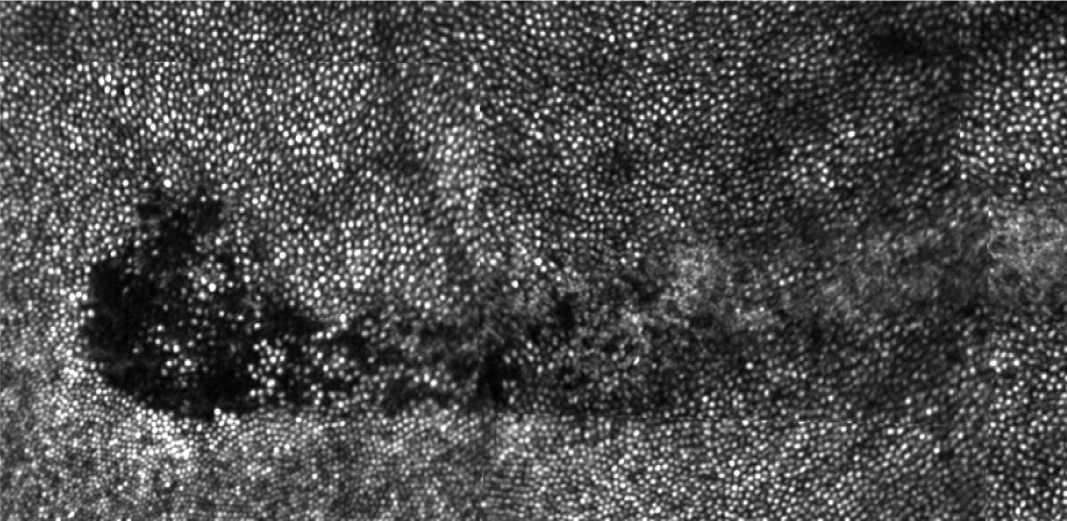
#> input picture invivo_b.png, 4267 x 2083 px (shown at 1/4 size); its folder holds only this picture in this run
$ python StripRegistrar.py   (Python 2 division)   (older library calls are emulated)
#> lines starting #> are read from the running program, lines starting #| are printed output that depends on the picture
import numpy as np
from matplotlib import pyplot as plt
from scipy.signal import correlate2d,convolve2d,fftconvolve
from scipy.misc import imread
import sys
from octopod import utils
from time import sleep
import logging
logging.basicConfig(level='INFO')


class StripRegistrar:
    def __init__(self,ref,strip_width=1,do_plots=False):
        """Strips must be horizontal. If the strips to be registered are vertical,
        make sure to transpose before running this, and then transpose back when
        you're done."""
        self.ref = ref
        self.strip_width = strip_width
        self.rsy,self.rsx = self.ref.shape
        self.do_plots = do_plots
        self.strips = []
        self.y1s = []
        self.y2s = []
        self.x1s = []
        self.x2s = []
        self.layers = []
        self.corrs = []
        self.current_layer = 0
        self.logger = logging.getLogger(__name__)
        self.logger.info('Creating StripRegistrar object.')

    def add(self,im,xmax=None,ymax=None):
        y1s,y2s,yshifts,xshifts,corrs = self.get_reg_info(im,xmax=xmax,ymax=ymax)
        self.strips = self.strips + [im[y1:y2,:] for y1,y2 in zip(y1s,y2s)]
        self.y1s = self.y1s + yshifts
        self.y2s = self.y2s + [ytemp + self.strip_width for ytemp in yshifts]
        self.x1s = self.x1s + xshifts
        self.x2s = self.x2s + [xtemp + im.shape[1] for xtemp in xshifts]
        self.layers = self.layers + [self.current_layer]*len(y1s)
        self.corrs = self.corrs + corrs
        self.current_layer = self.current_layer + 1

    def render(self,corr_percentile=50):
        corr_thresh = np.percentile(self.corrs,corr_percentile)
        self.logger.info('render: correlation threshold: %0.2f'%corr_thresh)
        valid_idx = np.where(self.corrs>=corr_thresh)

        def valid(lst):
            return [item for item,corr in zip(lst,self.corrs) if corr>=corr_thresh]

        y1s = valid(self.y1s)
        y2s = valid(self.y2s)
        x1s = valid(self.x1s)
        x2s = valid(self.x2s)
        strips = valid(self.strips)

        yoffset = -np.min(y1s)
        xoffset = -np.min(x1s)

        y1s = [y1-np.min(y1s) for y1 in y1s]
        y2s = [y1 + s.shape[0] for y1,s in zip(y1s,strips)]

        x1s = [x1-np.min(x1s) for x1 in x1s]
        x2s = [x1 + s.shape[1] for x1,s in zip(x1s,strips)]

        if yoffset>=0:
            # all strips are below top of reference
            ry1 = 0
            ry2 = self.rsy
            outsy = max(np.max(y2s)+yoffset,ry2)
        if xoffset>=0:
            # all strips are to the right of reference
            rx1 = 0
            rx2 = self.rsx
            outsx = max(np.max(x2s)+xoffset,rx2)
        if yoffset<0:
            # some strips are above top of reference
            ry1 = -yoffset
            ry2 = ry1 + self.rsy
            outsy = max(np.max(y2s)+yoffset,ry2)
        if xoffset<0:
            # some strips start to the left of reference left edge
            rx1 = -xoffset
            rx2 = rx1 + self.rsx
            outsx = max(np.max(x2s)+xoffset,rx2)

        sumimage = np.zeros((outsy,outsx))
        #sumimage[ry1:ry2,rx1:rx2] = self.ref
        #utils.scaleshow(sumimage)
        counterimage = np.zeros_like(sumimage)
        print xoffset,yoffset,ry1,ry2

        y1s = [y1 - yoffset for y1 in y1s]
        y2s = [y2 - yoffset for y2 in y2s]
        x1s = [x1 + xoffset for x1 in x1s]
        x2s = [x2 + xoffset for x2 in x2s]

        #sumimage = np.zeros((np.max(y2s),np.max(x2s)))
        #counterimage = np.ones_like(sumimage)

        for y1,y2,x1,x2,strip in zip(y1s,y2s,x1s,x2s,strips):
            while(y1<0):
                self.logger.info('render: cropping strip')
                strip = strip[1:,:]
                y1 = y1 + 1

            while (y2>outsy):
                self.logger.info('render: cropping strip')
                strip = strip[:-1,:]
                y2 = y2 - 1

            while (x1<0):
                self.logger.info('render: cropping strip')
                strip = strip[:,1:]
                x1 = x1 + 1

            while (x2>outsx):
                self.logger.info('render: cropping strip')
                strip = strip[:,:-1]
                x2 = x2 - 1

            infostring = 'inserting %d x %d strip at %d, %d'%(strip.shape[0],strip.shape[1],y1,x1)
            self.logger.info('render: %s'%infostring)
            sumimage[y1:y2,x1:x2] = sumimage[y1:y2,x1:x2] + strip
            counterimage[y1:y2,x1:x2] = counterimage[y1:y2,x1:x2] + 1

        #utils.scaleshow(counterimage)
        #utils.scaleshow(sumimage/counterimage,clim=utils.scaleshow(self.ref))
        counterimage[np.where(counterimage==0)]=1.0e-9
        return sumimage,counterimage


    # [41 lines left out: function dewarp_image, not called in this run]


    def get_reg_info(self,im,xmax=None,ymax=None):

        # check to see if this is the reference image:
        epsilon = 1e-9
        test = np.abs(np.sum(im-self.ref))
        print test
        is_reference = test<epsilon
        if is_reference:
            self.logger.info('get_reg_info: this is the reference image')

        sy,sx = im.shape

        y1s = np.arange(0,sy,self.strip_width).astype(np.int)
        y2s = y1s + self.strip_width
        y2s[-1] = min(y2s[-1],sy)

        xshifts = []
        yshifts = []
        corrs = []

        ref = (self.ref - np.mean(self.ref))/np.std(self.ref)

        if self.do_plots:
            plt.figure(figsize=(8,12))

        for idx,(y1,y2) in enumerate(zip(y1s,y2s)):
            self.logger.info('get_reg_info: registering strip %d of %d.'%(idx+1,len(y1s)))
            expected_y = self.rsy - y1
            expected_x = self.rsx

            if is_reference:
                yshift = self.rsy - expected_y - 2
                xshift = self.rsx - expected_x - 2
                if xshift>sx/2:
                    xshift = xshift - sx + 2
                xshifts.append(xshift)
                yshifts.append(yshift)
                corrs.append(-np.inf)
                continue


            strip = im[y1:y2,:]
            strip = (strip - np.mean(strip))/np.std(strip)
            nxcval = fftconvolve(strip,self.ref[::-1,::-1],mode='full')
            #nxcval = np.real(np.fft.fftshift(np.fft.ifft2(np.fft.fft2(strip,s=(2*sy,2*sx))*np.conj(np.fft.fft2(self.ref,s=(2*sy,2*sx))))))
            #nxcval = np.real((np.fft.ifft2(np.fft.fft2(strip,s=(sy,sx))*np.conj(np.fft.fft2(self.ref,s=(sy,sx))))))

            if ymax is not None:
                ycrop1 = expected_y - ymax
                ycrop2 = expected_y + ymax
                ycrop1 = max(ycrop1,0)
                ycrop2 = min(ycrop2,nxcval.shape[0])
                newnxcval = np.zeros_like(nxcval)
                newnxcval[ycrop1:ycrop2,:] = nxcval[ycrop1:ycrop2,:]
                nxcval = newnxcval
                del newnxcval

            if xmax is not None:
                xcrop1 = expected_x - xmax
                xcrop2 = expected_x + xmax
                xcrop1 = max(xcrop1,0)
                xcrop2 = min(xcrop2,nxcval.shape[1])
                newnxcval = np.zeros_like(nxcval)
                newnxcval[:,xcrop1:xcrop2] = nxcval[:,xcrop1:xcrop2]
                nxcval = newnxcval
                del newnxcval

            if self.do_plots:
                plt.subplot(3,1,1)
                plt.cla()
                plt.imshow(im,interpolation='none',cmap='gray')
                plt.autoscale(False)
                plt.axhspan(y1,y2,alpha=0.3)
                plt.subplot(3,1,2)
                plt.cla()
                plt.imshow(self.ref,interpolation='none',cmap='gray')
                plt.subplot(3,1,3)
                plt.cla()
                plt.imshow(nxcval)
                plt.autoscale(False)
                py,px = np.where(nxcval==np.max(nxcval))
                plt.plot(px,py,'ks')
                plt.pause(.1)

            peak_object = np.where(nxcval==np.max(nxcval))

            ypeak = peak_object[0][0]
            xpeak = peak_object[1][0]

            yshift = self.rsy - ypeak - 2
            xshift = self.rsx - xpeak - 2
            if xshift>sx/2:
                xshift = xshift - sx + 2
            corr = np.max(nxcval)/self.rsx/self.rsy/self.strip_width
            xshifts.append(xshift)
            yshifts.append(yshift)
            corrs.append(corr)

        if self.do_plots:
            plt.close()


        cmax = np.max(corrs)
        newcorrs = []
        for corr in corrs:
            if corr==-np.inf:
                newcorrs.append(cmax)
            else:
                newcorrs.append(corr)
        corrs = newcorrs

        # for y1,y2,ys,xs,corr in zip(y1s,y2s,yshifts,xshifts,corrs):
        #     print y1,y2,ys,xs,corr

        # sys.exit()

        return y1s,y2s,yshifts,xshifts,corrs

if __name__=='__main__':

    template_height = 400
    template_width = 800
    im_height = 200
    im_width = 600
    strip_width = 4
    xoff = 50
    yoff = 50

    template = imread('./invivo_b.png')
#> template is the input picture: shape (2083, 4267, 4); mean R, G, B, A 75.6, 75.6, 75.6, 254.7
    if len(template.shape)==3:
        template = np.mean(template,axis=2)
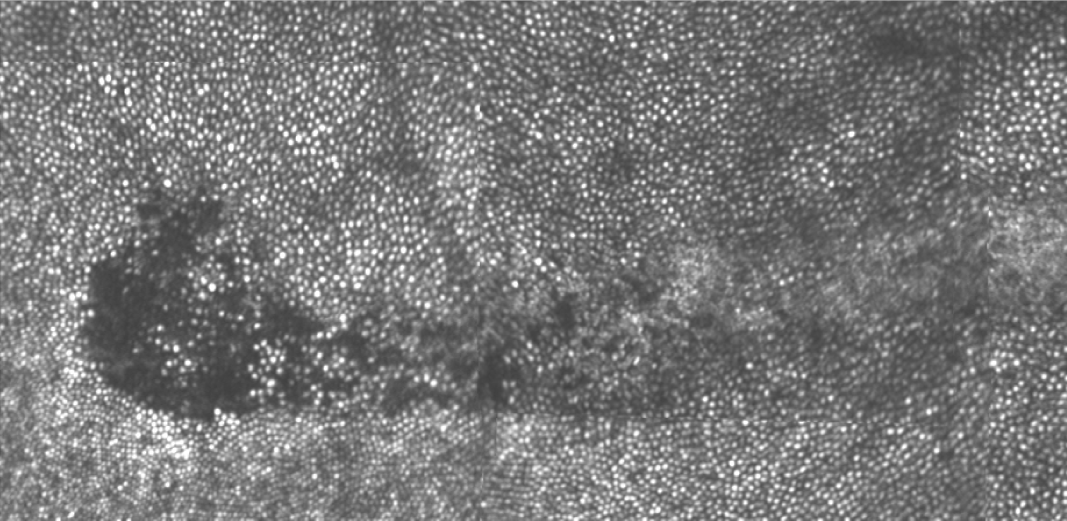
#> template: shape (2083, 4267) float64 (shown at 1/4 size); min 57.5, max 255, mean 120.4


    ref = template[yoff:yoff+im_height,xoff:xoff+im_width]
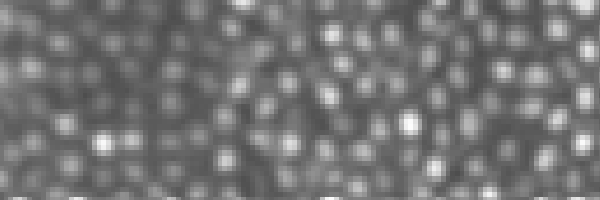
#> ref: shape (200, 600) float64; min 77.25, max 253.5, mean 117
    def make_tar(mode='random'):
        dx = xoff+.5
        dy = yoff+.5
        tar = np.zeros_like(ref)
        for k in range(im_height):
            rdx = round(dx)
            rdy = round(dy)
            tar[k,:] = template[k+rdy,rdx:rdx+im_width]
            if mode=='linear_shear':
                dx = dx + 1.0/strip_width
                dy = dy
            elif mode=='random':
                dx = dx + np.random.randn()*1.0
                dy = dy + np.random.randn()*1.0
            elif mode=='no_shift':
                pass
        return tar

    sr = StripRegistrar(ref,strip_width=strip_width,do_plots=False)

    for k in range(10):
        print k
        sr.add(make_tar(),xmax=20,ymax=50)
#> this loop made 10 passes
#| 87125.25
#| 52806.0
#| 114039.0
#| 1690.5
#| 85985.25
#| 53797.5
#| 79352.25
#| 63478.5
#> (further printed lines are left out)
#> pass 1, in get_reg_info, `ref = (self.ref - np.mean(self.ref))/np.std(self.ref)`:
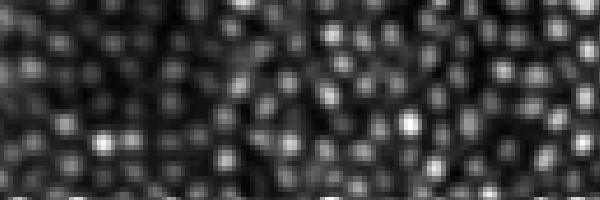
#> ref: shape (200, 600) float64; min -1.49, max 5.14, mean -7.58e-17; drawn with min black and max white

    registered = sr.render(90)
#> in render, `corr_thresh = np.percentile(self.corrs,corr_percentile)`: corr_thresh = 0.158
#> in render, `y1s = valid(self.y1s)`: y1s = 50 values, max 195 at index 27, min -1 at index 6, mean 97.34
#> in render, `y2s = valid(self.y2s)`: y2s = 50 values, max 199 at index 27, min 3 at index 6, mean 101.3
#> in render, `x1s = valid(self.x1s)`: x1s = 50 values, max 11 at index 15, min -21 at index 7, mean -4.1
#> in render, `x2s = valid(self.x2s)`: x2s = 50 values, max 611 at index 15, min 579 at index 7, mean 595.9
#> in render, `strips = valid(self.strips)`: strips = 50 items
#> in render, `yoffset = -np.min(y1s)`: yoffset = 1
#> in render, `xoffset = -np.min(x1s)`: xoffset = 21
#> in render, `y1s = [y1-np.min(y1s) for y1 in y1s]`: y1s = 50 values, max 196 at index 27, min 0 at index 6, mean 98.34
#> in render, `y2s = [y1 + s.shape[0] for y1,s in zip(y1s,strips)]`: y2s = 50 values, max 200 at index 27, min 4 at index 6, mean 102.3
#> in render, `x1s = [x1-np.min(x1s) for x1 in x1s]`: x1s = 50 values, max 32 at index 15, min 0 at index 7, mean 16.9
#> in render, `x2s = [x1 + s.shape[1] for x1,s in zip(x1s,strips)]`: x2s = 50 values, max 632 at index 15, min 600 at index 7, mean 616.9
#> in render, `outsy = max(np.max(y2s)+yoffset,ry2)`: outsy = 201
#> in render, `outsx = max(np.max(x2s)+xoffset,rx2)`: outsx = 653
#| 21 1 0 200
#> in render, `y1s = [y1 - yoffset for y1 in y1s]`: y1s = 50 values, max 195 at index 27, min -1 at index 6, mean 97.34
#> in render, `y2s = [y2 - yoffset for y2 in y2s]`: y2s = 50 values, max 199 at index 27, min 3 at index 6, mean 101.3
#> in render, `x1s = [x1 + xoffset for x1 in x1s]`: x1s = 50 values, max 53 at index 15, min 21 at index 7, mean 37.9
#> in render, `x2s = [x2 + xoffset for x2 in x2s]`: x2s = 50 values, max 653 at index 15, min 621 at index 7, mean 637.9
#> the loop in render, `for y1,y2,x1,x2,strip in zip(y1s,y2s,x1s,x2s,strips):` made 50 passes
#> infostring on passes 1 to 12: 'inserting 4 x 600 strip at 119, 44', 'inserting 4 x 600 strip at 119, 45', 'inserting 4 x 600 strip at 140, 40', 'inserting 4 x 600 strip at 140, 36', 'inserting 4 x 600 strip at 139, 38', 'inserting 4 x 600 strip at 194, 28', 'inserting 3 x 600 strip at 0, 41', 'inserting 4 x 600 strip at 140, 21', 'inserting 4 x 600 strip at 143, 21', 'inserting 4 x 600 strip at 144, 22', 'inserting 4 x 600 strip at 0, 43', 'inserting 4 x 600 strip at 119, 46'
#> after the loop in render, `for y1,y2,x1,x2,strip in zip(y1s,y2s,x1s,x2s,strips):`:
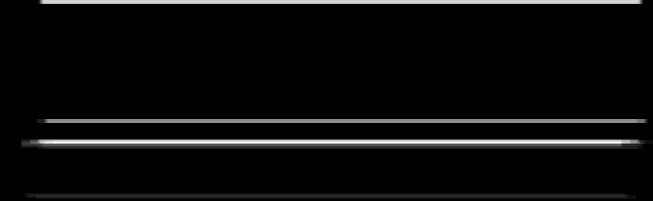
#> counterimage: shape (201, 653) float64; min 0, max 18, mean 0.905; drawn with min black and max white
#> after the loop in render, `for y1,y2,x1,x2,strip in zip(y1s,y2s,x1s,x2s,strips):`:
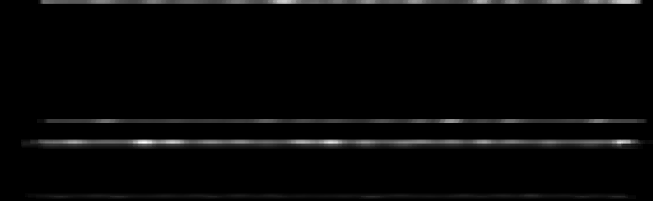
#> sumimage: shape (201, 653) float64; min 0, max 4314.8, mean 111.5; drawn with min black and max white
    plt.show()
